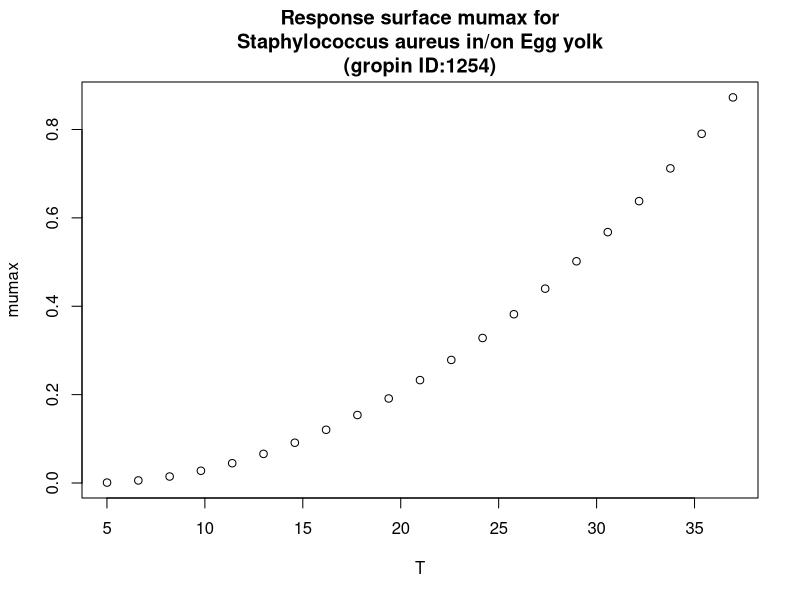

The R source for this figure:
#############################
# start of Parameter script
#############################
T <- seq(5.005,36.963036963037,length.out=21)
#############################
# end of Parameter script
#############################
############################# 
# start of Model script Gropin ID 1254 
#############################
 
# constant coefficients for this model
 
variables <- data.frame(T)
argumentsPar <- expand.grid(variables)
 
# heart of the model
response_surface <- function(T) {
   mumax <-(0.02826*(T-3.908))^2

return(mumax=mumax)
} 

# output parameters
responseSurface <- cbind(argumentsPar,response_surface(argumentsPar['T']))
colnames(responseSurface) <- c(colnames(argumentsPar),'mumax')
#############################
# End of Model script
#############################
############################# 
# start of Visualisation script Gropin ID 1254 
#############################
plot(T,responseSurface$'mumax',xlab='T',
                          ylab='mumax',main='Response surface mumax for
Staphylococcus aureus in/on Egg yolk
(gropin ID:1254)')
#############################
# End of Visualisation script
#############################
